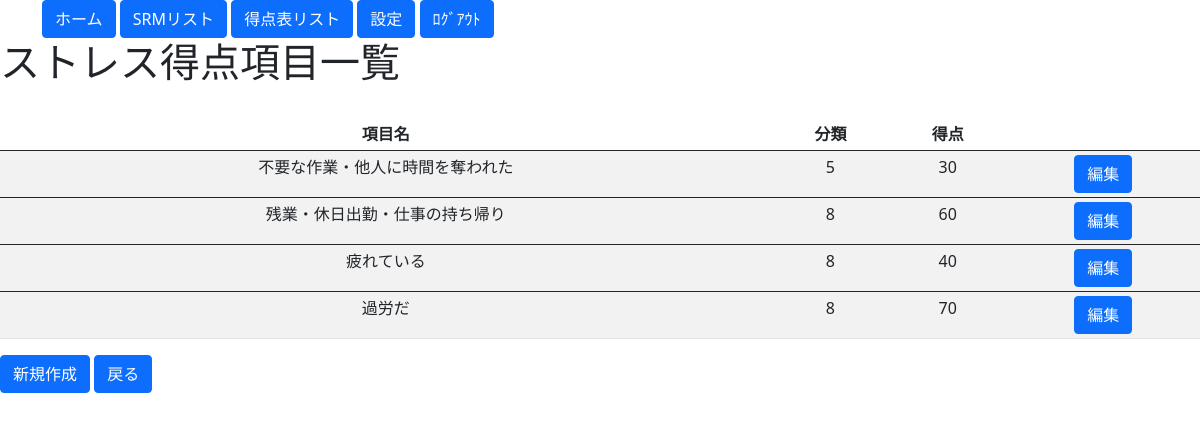
The page /options/st_oplist on the database its author committed.
### blogpost/models.py (models this page shows, shortened)
class StPointNameModel(models.Model):
    episode = models.CharField(max_length=30)
    category = models.CharField(
        verbose_name="分類",
        choices=CONDITION,
        max_length=20,
        blank=True
        )
    point = models.IntegerField(default=30, validators=[MinValueValidator(1), MaxValueValidator(100)], help_text="1～100")

### blogpost/views.py (the view)
# urls.py: path('options/st_oplist', St_Oplist.as_view(), name='St_oplist'),
class St_Oplist(ListView):
    template_name = 'options/st_oplist.html'
    model = StPointNameModel
    def get_context_data(self, **kwargs):
        context = super().get_context_data(**kwargs) # はじめに継承元のメソッドを呼び出す
        context['stcategolys'] = list(StPointModel.objects.all())
        context['stNames'] = list(StPointNameModel.objects.all())
        return context

### blogpost/templates/options/st_oplist.html (shortened to what this page needs)
<!doctype html>
<html lang="en">
  <head>
    <link href="https://cdn.jsdelivr.net/npm/bootstrap@5.0.0-beta3/dist/css/bootstrap.min.css" rel="stylesheet">
  </head>
{% extends 'base.html' %}
{% block content %}
<!DOCTYPE html>
<html>
<head>
</head>
<body>
  <h1>ストレス得点項目一覧</h1>
  <table class="table table-striped table-hover table-sm">
    <thead>
      <tr>
        <th style="text-align:center">項目名</th>
        <th style="text-align:center">分類</th>
        <th style="text-align:center">得点</th>
        <th></th>
      </tr>
    </thead>
    {% for item in object_list %}
      <tbody>
        <tr style="text-align:center">
          <td>{{ item.episode }}</td>
          <td style="text-align:center">{{ item.category }}</td>
          <td style="text-align:center">{{ item.point }}</td>
          <td><a class="btn btn-primary" href="{% url 'St_opupdate' item.pk %}" role="button">編集</a></td>
        </tr>
      </tbody>
    {% endfor %}
    </table>
</body>
<td><a class="btn btn-primary" href="{% url 'St_Opcreate' %}" role="button">新規作成</a></td>
<td><a class="btn btn-primary" href="{% url 'Options' %}" pk="button">戻る</a></td>
{% endblock content %}

### rows shown on the page
StPointNameModel: episode "不要な作業・他人に時間を奪われた", category "5", point "30"
StPointNameModel: episode "残業・休日出勤・仕事の持ち帰り", category "8", point "60"
StPointNameModel: episode "疲れている", category "8", point "40"
StPointNameModel: episode "過労だ", category "8", point "70"
